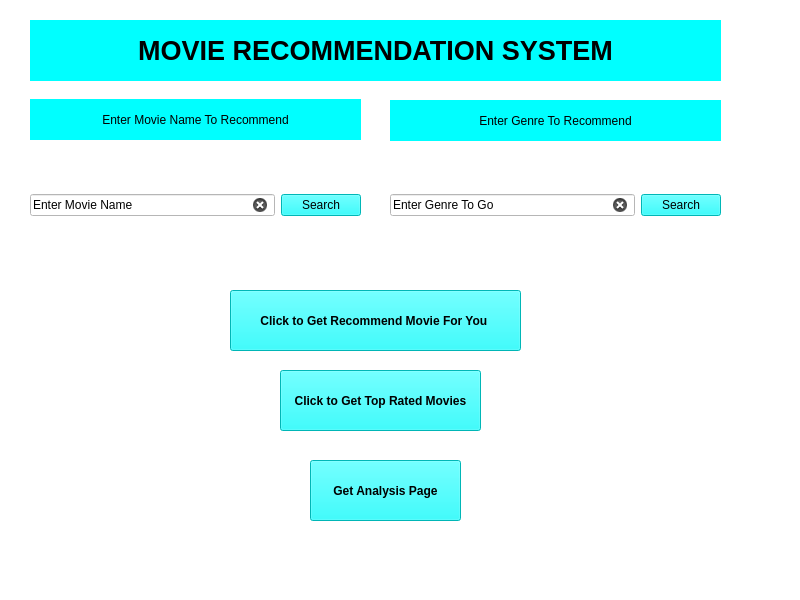
<?xml version="1.0" encoding="UTF-8"?>
<ui version="4.0">
 <class>MainWindow</class>
 <widget class="QMainWindow" name="MainWindow">
  <property name="geometry">
   <rect>
    <x>0</x>
    <y>0</y>
    <width>800</width>
    <height>600</height>
   </rect>
  </property>
  <property name="palette">
   <palette>
    <active>
     <colorrole role="Button">
      <brush brushstyle="SolidPattern">
       <color alpha="255">
        <red>255</red>
        <green>255</green>
        <blue>255</blue>
       </color>
      </brush>
     </colorrole>
     <colorrole role="ButtonText">
      <brush brushstyle="SolidPattern">
       <color alpha="255">
        <red>0</red>
        <green>255</green>
        <blue>255</blue>
       </color>
      </brush>
     </colorrole>
     <colorrole role="Base">
      <brush brushstyle="SolidPattern">
       <color alpha="255">
        <red>255</red>
        <green>255</green>
        <blue>255</blue>
       </color>
      </brush>
     </colorrole>
     <colorrole role="Window">
      <brush brushstyle="SolidPattern">
       <color alpha="255">
        <red>255</red>
        <green>255</green>
        <blue>255</blue>
       </color>
      </brush>
     </colorrole>
    </active>
    <inactive>
     <colorrole role="Button">
      <brush brushstyle="SolidPattern">
       <color alpha="255">
        <red>255</red>
        <green>255</green>
        <blue>255</blue>
       </color>
      </brush>
     </colorrole>
     <colorrole role="ButtonText">
      <brush brushstyle="SolidPattern">
       <color alpha="255">
        <red>0</red>
        <green>255</green>
        <blue>255</blue>
       </color>
      </brush>
     </colorrole>
     <colorrole role="Base">
      <brush brushstyle="SolidPattern">
       <color alpha="255">
        <red>255</red>
        <green>255</green>
        <blue>255</blue>
       </color>
      </brush>
     </colorrole>
     <colorrole role="Window">
      <brush brushstyle="SolidPattern">
       <color alpha="255">
        <red>255</red>
        <green>255</green>
        <blue>255</blue>
       </color>
      </brush>
     </colorrole>
    </inactive>
    <disabled>
     <colorrole role="Button">
      <brush brushstyle="SolidPattern">
       <color alpha="255">
        <red>255</red>
        <green>255</green>
        <blue>255</blue>
       </color>
      </brush>
     </colorrole>
     <colorrole role="ButtonText">
      <brush brushstyle="SolidPattern">
       <color alpha="255">
        <red>120</red>
        <green>120</green>
        <blue>120</blue>
       </color>
      </brush>
     </colorrole>
     <colorrole role="Base">
      <brush brushstyle="SolidPattern">
       <color alpha="255">
        <red>255</red>
        <green>255</green>
        <blue>255</blue>
       </color>
      </brush>
     </colorrole>
     <colorrole role="Window">
      <brush brushstyle="SolidPattern">
       <color alpha="255">
        <red>255</red>
        <green>255</green>
        <blue>255</blue>
       </color>
      </brush>
     </colorrole>
    </disabled>
   </palette>
  </property>
  <property name="windowTitle">
   <string>MRS</string>
  </property>
  <property name="windowIcon">
   <iconset>
    <normaloff>../../../Downloads/icons8-search-account-64.png</normaloff>../../../Downloads/icons8-search-account-64.png</iconset>
  </property>
  <property name="styleSheet">
   <string notr="true">background-color: rgb(255, 255, 255);</string>
  </property>
  <widget class="QWidget" name="centralwidget">
   <widget class="QLabel" name="MainLabel">
    <property name="geometry">
     <rect>
      <x>30</x>
      <y>20</y>
      <width>691</width>
      <height>61</height>
     </rect>
    </property>
    <property name="palette">
     <palette>
      <active>
       <colorrole role="Button">
        <brush brushstyle="SolidPattern">
         <color alpha="255">
          <red>0</red>
          <green>255</green>
          <blue>255</blue>
         </color>
        </brush>
       </colorrole>
       <colorrole role="Base">
        <brush brushstyle="SolidPattern">
         <color alpha="255">
          <red>0</red>
          <green>255</green>
          <blue>255</blue>
         </color>
        </brush>
       </colorrole>
       <colorrole role="Window">
        <brush brushstyle="SolidPattern">
         <color alpha="255">
          <red>0</red>
          <green>255</green>
          <blue>255</blue>
         </color>
        </brush>
       </colorrole>
      </active>
      <inactive>
       <colorrole role="Button">
        <brush brushstyle="SolidPattern">
         <color alpha="255">
          <red>0</red>
          <green>255</green>
          <blue>255</blue>
         </color>
        </brush>
       </colorrole>
       <colorrole role="Base">
        <brush brushstyle="SolidPattern">
         <color alpha="255">
          <red>0</red>
          <green>255</green>
          <blue>255</blue>
         </color>
        </brush>
       </colorrole>
       <colorrole role="Window">
        <brush brushstyle="SolidPattern">
         <color alpha="255">
          <red>0</red>
          <green>255</green>
          <blue>255</blue>
         </color>
        </brush>
       </colorrole>
      </inactive>
      <disabled>
       <colorrole role="Button">
        <brush brushstyle="SolidPattern">
         <color alpha="255">
          <red>0</red>
          <green>255</green>
          <blue>255</blue>
         </color>
        </brush>
       </colorrole>
       <colorrole role="Base">
        <brush brushstyle="SolidPattern">
         <color alpha="255">
          <red>0</red>
          <green>255</green>
          <blue>255</blue>
         </color>
        </brush>
       </colorrole>
       <colorrole role="Window">
        <brush brushstyle="SolidPattern">
         <color alpha="255">
          <red>0</red>
          <green>255</green>
          <blue>255</blue>
         </color>
        </brush>
       </colorrole>
      </disabled>
     </palette>
    </property>
    <property name="font">
     <font>
      <pointsize>20</pointsize>
      <weight>75</weight>
      <bold>true</bold>
      <strikeout>false</strikeout>
     </font>
    </property>
    <property name="autoFillBackground">
     <bool>false</bool>
    </property>
    <property name="styleSheet">
     <string notr="true">background-color: rgb(0, 255, 255);
</string>
    </property>
    <property name="text">
     <string>MOVIE RECOMMENDATION SYSTEM</string>
    </property>
    <property name="textFormat">
     <enum>Qt::RichText</enum>
    </property>
    <property name="scaledContents">
     <bool>false</bool>
    </property>
    <property name="alignment">
     <set>Qt::AlignCenter</set>
    </property>
    <property name="wordWrap">
     <bool>true</bool>
    </property>
    <property name="margin">
     <number>5</number>
    </property>
   </widget>
   <widget class="QWidget" name="horizontalLayoutWidget">
    <property name="geometry">
     <rect>
      <x>30</x>
      <y>150</y>
      <width>331</width>
      <height>111</height>
     </rect>
    </property>
    <layout class="QHBoxLayout" name="horizontalLayout">
     <item>
      <widget class="QLineEdit" name="txtmovie">
       <property name="text">
        <string>Enter Movie Name</string>
       </property>
       <property name="clearButtonEnabled">
        <bool>true</bool>
       </property>
      </widget>
     </item>
     <item>
      <widget class="QPushButton" name="btn_movie">
       <property name="styleSheet">
        <string notr="true">background-color: rgb(0, 255, 255);</string>
       </property>
       <property name="text">
        <string>Search</string>
       </property>
       <property name="icon">
        <iconset>
         <normaloff>../../../Downloads/icons8-search-account-64.png</normaloff>../../../Downloads/icons8-search-account-64.png</iconset>
       </property>
       <property name="checkable">
        <bool>false</bool>
       </property>
      </widget>
     </item>
    </layout>
   </widget>
   <widget class="QLabel" name="SearchLebal">
    <property name="geometry">
     <rect>
      <x>30</x>
      <y>99</y>
      <width>331</width>
      <height>41</height>
     </rect>
    </property>
    <property name="font">
     <font>
      <weight>50</weight>
      <italic>false</italic>
      <bold>false</bold>
      <underline>false</underline>
     </font>
    </property>
    <property name="styleSheet">
     <string notr="true">background-color: rgb(0, 255, 255);</string>
    </property>
    <property name="text">
     <string>Enter Movie Name To Recommend</string>
    </property>
    <property name="alignment">
     <set>Qt::AlignCenter</set>
    </property>
   </widget>
   <widget class="QWidget" name="horizontalLayoutWidget_2">
    <property name="geometry">
     <rect>
      <x>390</x>
      <y>150</y>
      <width>331</width>
      <height>111</height>
     </rect>
    </property>
    <layout class="QHBoxLayout" name="horizontalLayout_2">
     <item>
      <widget class="QLineEdit" name="txtgenre">
       <property name="text">
        <string>Enter Genre To Go</string>
       </property>
       <property name="clearButtonEnabled">
        <bool>true</bool>
       </property>
      </widget>
     </item>
     <item>
      <widget class="QPushButton" name="btn_genre">
       <property name="styleSheet">
        <string notr="true">background-color: rgb(0, 255, 255);</string>
       </property>
       <property name="text">
        <string>Search</string>
       </property>
       <property name="icon">
        <iconset>
         <normaloff>../../../Downloads/icons8-search-account-64.png</normaloff>../../../Downloads/icons8-search-account-64.png</iconset>
       </property>
       <property name="checkable">
        <bool>false</bool>
       </property>
      </widget>
     </item>
    </layout>
   </widget>
   <widget class="QLabel" name="GenreLabel">
    <property name="geometry">
     <rect>
      <x>390</x>
      <y>100</y>
      <width>331</width>
      <height>41</height>
     </rect>
    </property>
    <property name="font">
     <font>
      <weight>50</weight>
      <italic>false</italic>
      <bold>false</bold>
      <underline>false</underline>
     </font>
    </property>
    <property name="styleSheet">
     <string notr="true">background-color: rgb(0, 255, 255);</string>
    </property>
    <property name="text">
     <string>Enter Genre To Recommend</string>
    </property>
    <property name="alignment">
     <set>Qt::AlignCenter</set>
    </property>
   </widget>
   <widget class="QPushButton" name="btn_tr">
    <property name="geometry">
     <rect>
      <x>280</x>
      <y>370</y>
      <width>201</width>
      <height>61</height>
     </rect>
    </property>
    <property name="font">
     <font>
      <weight>75</weight>
      <bold>true</bold>
     </font>
    </property>
    <property name="styleSheet">
     <string notr="true">background-color: rgb(0, 255, 255);</string>
    </property>
    <property name="text">
     <string>Click to Get Top Rated Movies</string>
    </property>
   </widget>
   <widget class="QPushButton" name="btn_recommend">
    <property name="geometry">
     <rect>
      <x>230</x>
      <y>290</y>
      <width>291</width>
      <height>61</height>
     </rect>
    </property>
    <property name="font">
     <font>
      <weight>75</weight>
      <bold>true</bold>
     </font>
    </property>
    <property name="styleSheet">
     <string notr="true">background-color: rgb(0, 255, 255);</string>
    </property>
    <property name="text">
     <string>Click to Get Recommend Movie For You </string>
    </property>
   </widget>
   <widget class="QPushButton" name="btn_analysis">
    <property name="geometry">
     <rect>
      <x>310</x>
      <y>460</y>
      <width>151</width>
      <height>61</height>
     </rect>
    </property>
    <property name="font">
     <font>
      <weight>75</weight>
      <bold>true</bold>
     </font>
    </property>
    <property name="styleSheet">
     <string notr="true">background-color: rgb(0, 255, 255);</string>
    </property>
    <property name="text">
     <string>Get Analysis Page</string>
    </property>
   </widget>
  </widget>
  <widget class="QMenuBar" name="menubar">
   <property name="geometry">
    <rect>
     <x>0</x>
     <y>0</y>
     <width>800</width>
     <height>21</height>
    </rect>
   </property>
  </widget>
  <widget class="QStatusBar" name="statusbar"/>
 </widget>
 <resources/>
 <connections/>
</ui>
